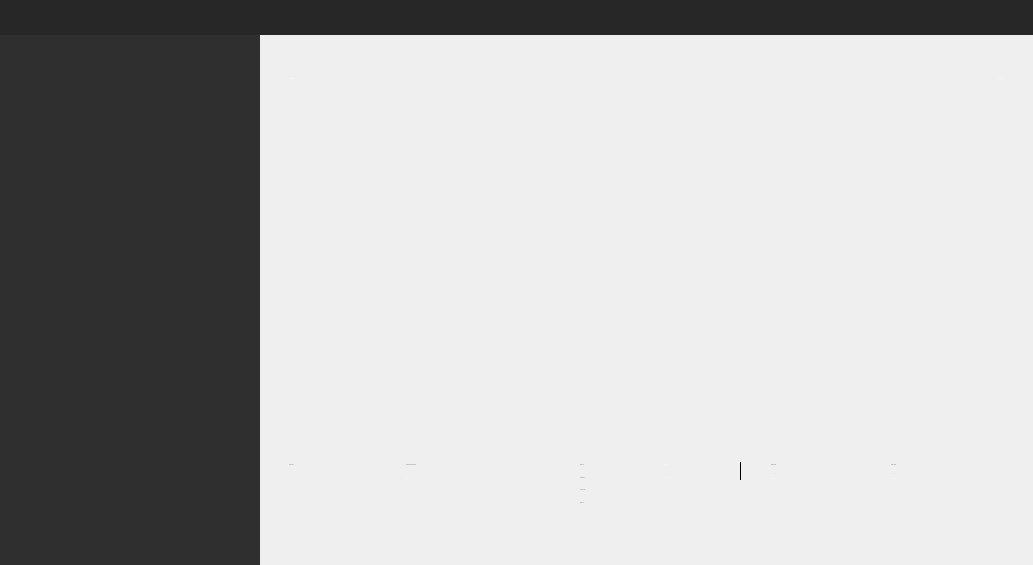
<?xml version="1.0" encoding="UTF-8"?>
<ui version="4.0">
 <class>PerformanceManager</class>
 <widget class="QWidget" name="PerformanceManager">
  <property name="geometry">
   <rect>
    <x>0</x>
    <y>0</y>
    <width>1033</width>
    <height>565</height>
   </rect>
  </property>
  <property name="windowTitle">
   <string>Form</string>
  </property>
  <layout class="QVBoxLayout" name="verticalLayout">
   <property name="spacing">
    <number>0</number>
   </property>
   <property name="leftMargin">
    <number>0</number>
   </property>
   <property name="topMargin">
    <number>0</number>
   </property>
   <property name="rightMargin">
    <number>0</number>
   </property>
   <property name="bottomMargin">
    <number>0</number>
   </property>
   <item>
    <layout class="QGridLayout" name="backLayout">
     <property name="spacing">
      <number>0</number>
     </property>
     <item row="0" column="0">
      <widget class="BackPanel" name="backPanel" native="true">
       <property name="minimumSize">
        <size>
         <width>0</width>
         <height>35</height>
        </size>
       </property>
       <property name="styleSheet">
        <string notr="true">background-color:rgb(39,39,39);</string>
       </property>
      </widget>
     </item>
    </layout>
   </item>
   <item>
    <layout class="QHBoxLayout" name="managerLayout" stretch="0,0">
     <property name="spacing">
      <number>0</number>
     </property>
     <item>
      <widget class="NavigationManager" name="leftPanel" native="true">
       <property name="minimumSize">
        <size>
         <width>260</width>
         <height>0</height>
        </size>
       </property>
       <property name="maximumSize">
        <size>
         <width>260</width>
         <height>16777215</height>
        </size>
       </property>
       <property name="styleSheet">
        <string notr="true">background:#2f2f2f;</string>
       </property>
      </widget>
     </item>
     <item>
      <widget class="QWidget" name="rightPanel" native="true">
       <property name="styleSheet">
        <string notr="true"/>
       </property>
       <layout class="QVBoxLayout" name="rightLayout">
        <property name="spacing">
         <number>20</number>
        </property>
        <property name="leftMargin">
         <number>29</number>
        </property>
        <property name="topMargin">
         <number>28</number>
        </property>
        <property name="rightMargin">
         <number>30</number>
        </property>
        <property name="bottomMargin">
         <number>0</number>
        </property>
        <item>
         <layout class="QHBoxLayout" name="titleLayout">
          <property name="spacing">
           <number>0</number>
          </property>
          <property name="bottomMargin">
           <number>2</number>
          </property>
          <item>
           <widget class="QLabel" name="label_2">
            <property name="minimumSize">
             <size>
              <width>0</width>
              <height>17</height>
             </size>
            </property>
            <property name="maximumSize">
             <size>
              <width>16777215</width>
              <height>17</height>
             </size>
            </property>
            <property name="font">
             <font>
              <family>Roboto</family>
              <pointsize>-1</pointsize>
              <weight>75</weight>
              <italic>false</italic>
              <bold>true</bold>
             </font>
            </property>
            <property name="styleSheet">
             <string notr="true">color:white;
font:16px 'Roboto';
font-weight:bold;</string>
            </property>
            <property name="text">
             <string>Disk 0 (C:D)</string>
            </property>
            <property name="alignment">
             <set>Qt::AlignBottom|Qt::AlignLeading|Qt::AlignLeft</set>
            </property>
           </widget>
          </item>
          <item>
           <widget class="QLabel" name="label">
            <property name="minimumSize">
             <size>
              <width>0</width>
              <height>17</height>
             </size>
            </property>
            <property name="maximumSize">
             <size>
              <width>16777215</width>
              <height>17</height>
             </size>
            </property>
            <property name="font">
             <font>
              <family>Roboto</family>
              <pointsize>-1</pointsize>
              <weight>50</weight>
              <italic>false</italic>
              <bold>false</bold>
             </font>
            </property>
            <property name="styleSheet">
             <string notr="true">color:white;
font:14px 'Roboto';</string>
            </property>
            <property name="text">
             <string>Active time</string>
            </property>
            <property name="alignment">
             <set>Qt::AlignBottom|Qt::AlignRight|Qt::AlignTrailing</set>
            </property>
           </widget>
          </item>
         </layout>
        </item>
        <item>
         <widget class="CustomGraph" name="mainGraph" native="true">
          <property name="minimumSize">
           <size>
            <width>690</width>
            <height>340</height>
           </size>
          </property>
         </widget>
        </item>
        <item>
         <layout class="QHBoxLayout" name="horizontalLayout_3">
          <property name="spacing">
           <number>0</number>
          </property>
          <property name="leftMargin">
           <number>0</number>
          </property>
          <property name="topMargin">
           <number>0</number>
          </property>
          <property name="rightMargin">
           <number>0</number>
          </property>
          <property name="bottomMargin">
           <number>0</number>
          </property>
          <item>
           <layout class="QVBoxLayout" name="verticalLayout_2">
            <property name="spacing">
             <number>12</number>
            </property>
            <property name="topMargin">
             <number>2</number>
            </property>
            <item>
             <widget class="QLabel" name="label_3">
              <property name="minimumSize">
               <size>
                <width>91</width>
                <height>0</height>
               </size>
              </property>
              <property name="font">
               <font>
                <family>Roboto</family>
                <pointsize>-1</pointsize>
                <weight>50</weight>
                <italic>false</italic>
                <bold>false</bold>
               </font>
              </property>
              <property name="styleSheet">
               <string notr="true">color:#767676;
font:12px 'Roboto';</string>
              </property>
              <property name="text">
               <string>Active time</string>
              </property>
             </widget>
            </item>
            <item>
             <widget class="QLabel" name="label_4">
              <property name="minimumSize">
               <size>
                <width>91</width>
                <height>0</height>
               </size>
              </property>
              <property name="font">
               <font>
                <family>Roboto</family>
                <pointsize>-1</pointsize>
                <weight>50</weight>
                <italic>false</italic>
                <bold>false</bold>
               </font>
              </property>
              <property name="styleSheet">
               <string notr="true">color:white;
font:16px 'Roboto';</string>
              </property>
              <property name="text">
               <string>4%</string>
              </property>
             </widget>
            </item>
            <item>
             <spacer name="verticalSpacer_3">
              <property name="orientation">
               <enum>Qt::Vertical</enum>
              </property>
              <property name="sizeHint" stdset="0">
               <size>
                <width>20</width>
                <height>25</height>
               </size>
              </property>
             </spacer>
            </item>
           </layout>
          </item>
          <item>
           <layout class="QVBoxLayout" name="verticalLayout_3">
            <property name="spacing">
             <number>12</number>
            </property>
            <property name="topMargin">
             <number>2</number>
            </property>
            <item>
             <widget class="QLabel" name="label_5">
              <property name="minimumSize">
               <size>
                <width>174</width>
                <height>0</height>
               </size>
              </property>
              <property name="font">
               <font>
                <family>Roboto</family>
                <pointsize>-1</pointsize>
                <weight>50</weight>
                <italic>false</italic>
                <bold>false</bold>
               </font>
              </property>
              <property name="styleSheet">
               <string notr="true">color:#767676;
font:12px 'Roboto';</string>
              </property>
              <property name="text">
               <string>Average response time</string>
              </property>
             </widget>
            </item>
            <item>
             <widget class="QLabel" name="label_6">
              <property name="font">
               <font>
                <family>Roboto</family>
                <pointsize>-1</pointsize>
                <weight>50</weight>
                <italic>false</italic>
                <bold>false</bold>
               </font>
              </property>
              <property name="styleSheet">
               <string notr="true">color:white;
font:16px 'Roboto';</string>
              </property>
              <property name="lineWidth">
               <number>-1</number>
              </property>
              <property name="text">
               <string>3.3 ms</string>
              </property>
             </widget>
            </item>
            <item>
             <spacer name="verticalSpacer_4">
              <property name="orientation">
               <enum>Qt::Vertical</enum>
              </property>
              <property name="sizeHint" stdset="0">
               <size>
                <width>20</width>
                <height>25</height>
               </size>
              </property>
             </spacer>
            </item>
           </layout>
          </item>
          <item>
           <layout class="QGridLayout" name="gridLayout">
            <property name="topMargin">
             <number>2</number>
            </property>
            <property name="spacing">
             <number>0</number>
            </property>
            <item row="3" column="0" alignment="Qt::AlignTop">
             <widget class="QLabel" name="label_8">
              <property name="minimumSize">
               <size>
                <width>85</width>
                <height>0</height>
               </size>
              </property>
              <property name="font">
               <font>
                <family>Roboto</family>
                <pointsize>-1</pointsize>
                <weight>50</weight>
                <italic>false</italic>
                <bold>false</bold>
               </font>
              </property>
              <property name="styleSheet">
               <string notr="true">color:#767676;
font:12px 'Roboto';</string>
              </property>
              <property name="text">
               <string>Page file:</string>
              </property>
             </widget>
            </item>
            <item row="2" column="1" alignment="Qt::AlignTop">
             <widget class="QLabel" name="label_13">
              <property name="minimumSize">
               <size>
                <width>74</width>
                <height>0</height>
               </size>
              </property>
              <property name="font">
               <font>
                <family>Roboto</family>
                <pointsize>-1</pointsize>
                <weight>50</weight>
                <italic>false</italic>
                <bold>false</bold>
               </font>
              </property>
              <property name="styleSheet">
               <string notr="true">color:white;
font:12px 'Roboto';</string>
              </property>
              <property name="text">
               <string>Yes</string>
              </property>
             </widget>
            </item>
            <item row="0" column="0" alignment="Qt::AlignTop">
             <widget class="QLabel" name="label_7">
              <property name="minimumSize">
               <size>
                <width>85</width>
                <height>0</height>
               </size>
              </property>
              <property name="font">
               <font>
                <family>Roboto</family>
                <pointsize>-1</pointsize>
                <weight>50</weight>
                <italic>false</italic>
                <bold>false</bold>
               </font>
              </property>
              <property name="styleSheet">
               <string notr="true">color:#767676;
font:12px 'Roboto';</string>
              </property>
              <property name="text">
               <string>Capacity:</string>
              </property>
             </widget>
            </item>
            <item row="2" column="0" alignment="Qt::AlignTop">
             <widget class="QLabel" name="label_9">
              <property name="minimumSize">
               <size>
                <width>85</width>
                <height>0</height>
               </size>
              </property>
              <property name="font">
               <font>
                <family>Roboto</family>
                <pointsize>-1</pointsize>
                <weight>50</weight>
                <italic>false</italic>
                <bold>false</bold>
               </font>
              </property>
              <property name="styleSheet">
               <string notr="true">color:#767676;
font:12px 'Roboto';</string>
              </property>
              <property name="text">
               <string>System disk:</string>
              </property>
             </widget>
            </item>
            <item row="3" column="1" alignment="Qt::AlignTop">
             <widget class="QLabel" name="label_14">
              <property name="minimumSize">
               <size>
                <width>74</width>
                <height>0</height>
               </size>
              </property>
              <property name="font">
               <font>
                <family>Roboto</family>
                <pointsize>-1</pointsize>
                <weight>50</weight>
                <italic>false</italic>
                <bold>false</bold>
               </font>
              </property>
              <property name="styleSheet">
               <string notr="true">color:white;
font:12px 'Roboto';</string>
              </property>
              <property name="text">
               <string>Yes</string>
              </property>
             </widget>
            </item>
            <item row="1" column="0" alignment="Qt::AlignTop">
             <widget class="QLabel" name="label_10">
              <property name="minimumSize">
               <size>
                <width>85</width>
                <height>0</height>
               </size>
              </property>
              <property name="font">
               <font>
                <family>Roboto</family>
                <pointsize>-1</pointsize>
                <weight>50</weight>
                <italic>false</italic>
                <bold>false</bold>
               </font>
              </property>
              <property name="styleSheet">
               <string notr="true">color:#767676;
font:12px 'Roboto';</string>
              </property>
              <property name="lineWidth">
               <number>1</number>
              </property>
              <property name="text">
               <string>Formatted:</string>
              </property>
             </widget>
            </item>
            <item row="0" column="1" alignment="Qt::AlignTop">
             <widget class="QLabel" name="label_11">
              <property name="minimumSize">
               <size>
                <width>74</width>
                <height>0</height>
               </size>
              </property>
              <property name="font">
               <font>
                <family>Roboto</family>
                <pointsize>-1</pointsize>
                <weight>50</weight>
                <italic>false</italic>
                <bold>false</bold>
               </font>
              </property>
              <property name="styleSheet">
               <string notr="true">color:white;
font:12px 'Roboto';</string>
              </property>
              <property name="text">
               <string>936 GB</string>
              </property>
             </widget>
            </item>
            <item row="1" column="1" alignment="Qt::AlignTop">
             <widget class="QLabel" name="label_12">
              <property name="minimumSize">
               <size>
                <width>74</width>
                <height>0</height>
               </size>
              </property>
              <property name="font">
               <font>
                <family>Roboto</family>
                <pointsize>-1</pointsize>
                <weight>50</weight>
                <italic>false</italic>
                <bold>false</bold>
               </font>
              </property>
              <property name="styleSheet">
               <string notr="true">color:white;
font:12px 'Roboto';</string>
              </property>
              <property name="text">
               <string>931 GB</string>
              </property>
             </widget>
            </item>
           </layout>
          </item>
          <item>
           <layout class="QVBoxLayout" name="verticalLayout_4">
            <property name="spacing">
             <number>0</number>
            </property>
            <property name="topMargin">
             <number>0</number>
            </property>
            <item>
             <layout class="QHBoxLayout" name="horizontalLayout_2">
              <property name="spacing">
               <number>29</number>
              </property>
              <item>
               <widget class="Line" name="line">
                <property name="styleSheet">
                 <string notr="true">QFrame[frameShape=&quot;5&quot;]
{
        color: rgb(116, 166, 77);
}</string>
                </property>
                <property name="frameShadow">
                 <enum>QFrame::Plain</enum>
                </property>
                <property name="lineWidth">
                 <number>1</number>
                </property>
                <property name="orientation">
                 <enum>Qt::Vertical</enum>
                </property>
               </widget>
              </item>
              <item>
               <layout class="QVBoxLayout" name="verticalLayout_6">
                <property name="spacing">
                 <number>12</number>
                </property>
                <property name="topMargin">
                 <number>2</number>
                </property>
                <item>
                 <widget class="QLabel" name="label_16">
                  <property name="minimumSize">
                   <size>
                    <width>86</width>
                    <height>0</height>
                   </size>
                  </property>
                  <property name="font">
                   <font>
                    <family>Roboto</family>
                    <pointsize>-1</pointsize>
                    <weight>50</weight>
                    <italic>false</italic>
                    <bold>false</bold>
                   </font>
                  </property>
                  <property name="styleSheet">
                   <string notr="true">color:#767676;
font:12px 'Roboto';</string>
                  </property>
                  <property name="text">
                   <string>Read speed</string>
                  </property>
                  <property name="alignment">
                   <set>Qt::AlignLeading|Qt::AlignLeft|Qt::AlignVCenter</set>
                  </property>
                 </widget>
                </item>
                <item>
                 <widget class="QLabel" name="label_15">
                  <property name="minimumSize">
                   <size>
                    <width>86</width>
                    <height>0</height>
                   </size>
                  </property>
                  <property name="font">
                   <font>
                    <family>Roboto</family>
                    <pointsize>-1</pointsize>
                    <weight>50</weight>
                    <italic>false</italic>
                    <bold>false</bold>
                   </font>
                  </property>
                  <property name="styleSheet">
                   <string notr="true">color:white;
font:16px 'Roboto';</string>
                  </property>
                  <property name="text">
                   <string>102 KB/s</string>
                  </property>
                  <property name="alignment">
                   <set>Qt::AlignLeading|Qt::AlignLeft|Qt::AlignVCenter</set>
                  </property>
                 </widget>
                </item>
               </layout>
              </item>
             </layout>
            </item>
            <item>
             <spacer name="verticalSpacer">
              <property name="orientation">
               <enum>Qt::Vertical</enum>
              </property>
              <property name="sizeHint" stdset="0">
               <size>
                <width>20</width>
                <height>25</height>
               </size>
              </property>
             </spacer>
            </item>
           </layout>
          </item>
          <item>
           <layout class="QVBoxLayout" name="verticalLayout_5">
            <property name="spacing">
             <number>0</number>
            </property>
            <property name="topMargin">
             <number>0</number>
            </property>
            <item>
             <layout class="QHBoxLayout" name="horizontalLayout_4">
              <property name="spacing">
               <number>31</number>
              </property>
              <item>
               <widget class="Line" name="line_2">
                <property name="styleSheet">
                 <string notr="true">/*QFrame[frameShape=&quot;5&quot;]
{
        color: rgb(116, 166, 77);

}*/

QFrame{
        background-image: url(:/img/icon/dashed_line.png);border:0;font-size:1px;
         background-repeat: repeat-y;
}
</string>
                </property>
                <property name="frameShadow">
                 <enum>QFrame::Plain</enum>
                </property>
                <property name="lineWidth">
                 <number>3</number>
                </property>
                <property name="orientation">
                 <enum>Qt::Vertical</enum>
                </property>
               </widget>
              </item>
              <item>
               <layout class="QVBoxLayout" name="verticalLayout_7">
                <property name="spacing">
                 <number>12</number>
                </property>
                <property name="topMargin">
                 <number>2</number>
                </property>
                <item>
                 <widget class="QLabel" name="label_17">
                  <property name="minimumSize">
                   <size>
                    <width>112</width>
                    <height>0</height>
                   </size>
                  </property>
                  <property name="font">
                   <font>
                    <family>Roboto</family>
                    <pointsize>-1</pointsize>
                    <weight>50</weight>
                    <italic>false</italic>
                    <bold>false</bold>
                   </font>
                  </property>
                  <property name="styleSheet">
                   <string notr="true">color:#767676;
font:12px 'Roboto';</string>
                  </property>
                  <property name="text">
                   <string>Write speed</string>
                  </property>
                  <property name="alignment">
                   <set>Qt::AlignLeading|Qt::AlignLeft|Qt::AlignVCenter</set>
                  </property>
                 </widget>
                </item>
                <item>
                 <widget class="QLabel" name="label_18">
                  <property name="minimumSize">
                   <size>
                    <width>112</width>
                    <height>0</height>
                   </size>
                  </property>
                  <property name="font">
                   <font>
                    <family>Roboto</family>
                    <pointsize>-1</pointsize>
                    <weight>50</weight>
                    <italic>false</italic>
                    <bold>false</bold>
                   </font>
                  </property>
                  <property name="styleSheet">
                   <string notr="true">color:white;
font:16px 'Roboto';</string>
                  </property>
                  <property name="text">
                   <string>131 KB/s</string>
                  </property>
                  <property name="alignment">
                   <set>Qt::AlignLeading|Qt::AlignLeft|Qt::AlignVCenter</set>
                  </property>
                 </widget>
                </item>
               </layout>
              </item>
             </layout>
            </item>
            <item>
             <spacer name="verticalSpacer_2">
              <property name="orientation">
               <enum>Qt::Vertical</enum>
              </property>
              <property name="sizeHint" stdset="0">
               <size>
                <width>20</width>
                <height>25</height>
               </size>
              </property>
             </spacer>
            </item>
           </layout>
          </item>
         </layout>
        </item>
        <item>
         <spacer name="verticalSpacer_5">
          <property name="orientation">
           <enum>Qt::Vertical</enum>
          </property>
          <property name="sizeHint" stdset="0">
           <size>
            <width>20</width>
            <height>10</height>
           </size>
          </property>
         </spacer>
        </item>
       </layout>
      </widget>
     </item>
    </layout>
   </item>
  </layout>
 </widget>
 <customwidgets>
  <customwidget>
   <class>CustomGraph</class>
   <extends>QWidget</extends>
   <header>graph/customgraph.h</header>
   <container>1</container>
  </customwidget>
  <customwidget>
   <class>BackPanel</class>
   <extends>QWidget</extends>
   <header>common/backpanel.h</header>
   <container>1</container>
  </customwidget>
  <customwidget>
   <class>NavigationManager</class>
   <extends>QWidget</extends>
   <header>graph/navigationmanager.h</header>
   <container>1</container>
  </customwidget>
 </customwidgets>
 <resources/>
 <connections/>
</ui>
